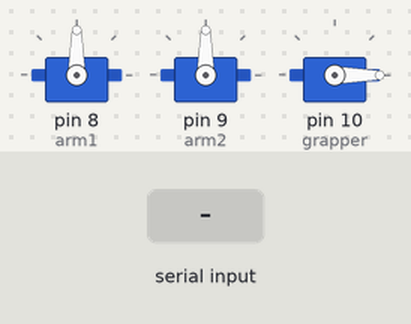
Bench run of a sketch on a simulated Arduino Uno, built with avr-gcc and run on an emulated ATmega328P. On the bench: 3 × servo. The test bench sets the inputs (shaded band). What the sketch prints to the serial monitor is not drawn.

Above: at 1.2 s.
1.3 s: "r" received over Serial
At 2.5 s:
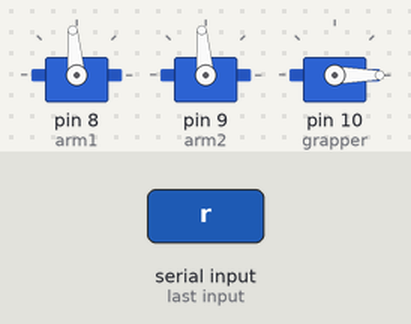
2.8 s: "u" received over Serial
At 3.7 s:
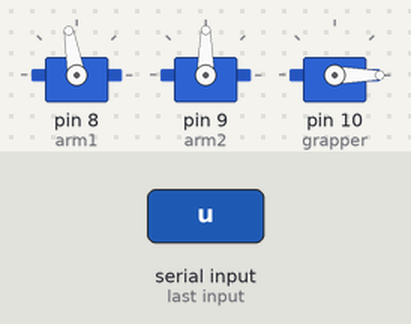
4.3 s: "l" received over Serial
At 4.9 s:
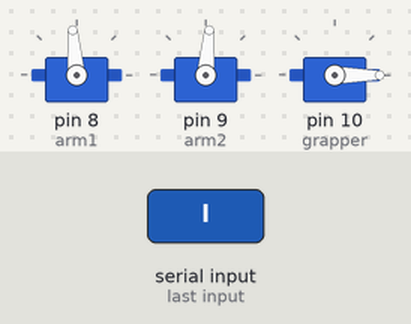
5.8 s: "1" received over Serial
At 6.1 s:
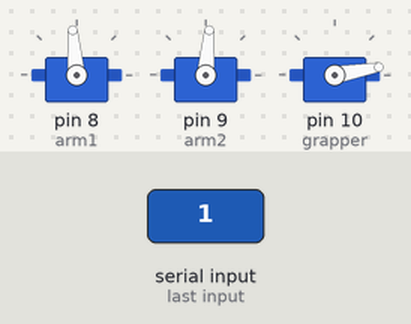
7.3 s: "1" received over Serial
At 8.5 s:
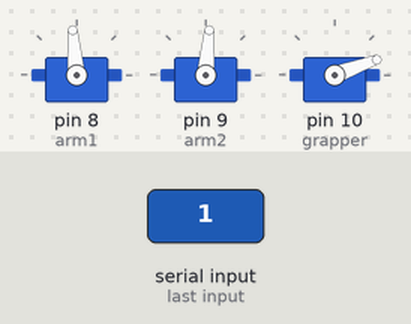
8.8 s: "2" received over Serial
At 9.7 s:
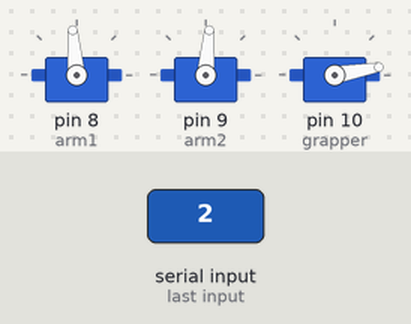
Timing chart, 0 to 11.3 s (numbered marks = the images above; inputs shaded):
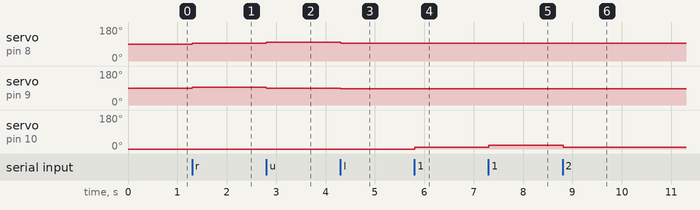

Measured:
- after the input at 1.3 s, servo on pin 8 (arm1), servo on pin 9 (arm2): 90° → 95° at once
- after the input at 2.8 s, servo on pin 8 (arm1): 95° → 100° at once; servo on pin 9 (arm2): 95° → 90° at once
- after the input at 4.3 s, servo on pin 8 (arm1): 100° → 95° at once; servo on pin 9 (arm2): 90° → 85° at once
- after the input at 5.8 s, servo on pin 10 (grapper): 0° → 10° at once
- after the input at 7.3 s, servo on pin 10 (grapper): 10° → 20° at once
- after the input at 8.8 s, servo on pin 10 (grapper): 20° → 10° at once

The sketch:

Robotic-Arm.ino
```cpp
#include <Servo.h>
Servo arm1, arm2, grapper;
int sp = 5;

void setup() {
  // put your setup code here, to run once:
  Serial.begin(9600);
  arm1.attach(8);
  arm2.attach(9);
  grapper.attach(10);
  grapper.write(0);
}

void loop() {
  char data = Serial.read();
  if(data == 'r') {
    arm1.write(arm1.read() + sp);
    arm2.write(arm2.read() + sp);
  }else if(data == 'l') {
    arm1.write(arm1.read() - sp);
    arm2.write(arm2.read() - sp);
  }else if(data == 'u') {
    arm1.write(arm1.read() + sp);
    arm2.write(arm2.read() - sp);
  }
  else if(data == 'd') {
    arm1.write(arm1.read() - sp);
    arm2.write(arm2.read() + sp);
  }else if(data == '1') {
    if(grapper.read() + 2*sp > 180)
      grapper.write(45);
    else
      grapper.write(grapper.read() + 2*sp);
  }else if(data == '2'){
    grapper.write(grapper.read() - 2*sp);
  }else if(data == '3'){
    sp += 1;
  }else if(data == '4'){
    sp -= 1;
  }

  if(sp > 10)
    sp = 10;
  else if(sp < 1)
    sp = 1;
  delay(50);
  Serial.println(data);
}
```
